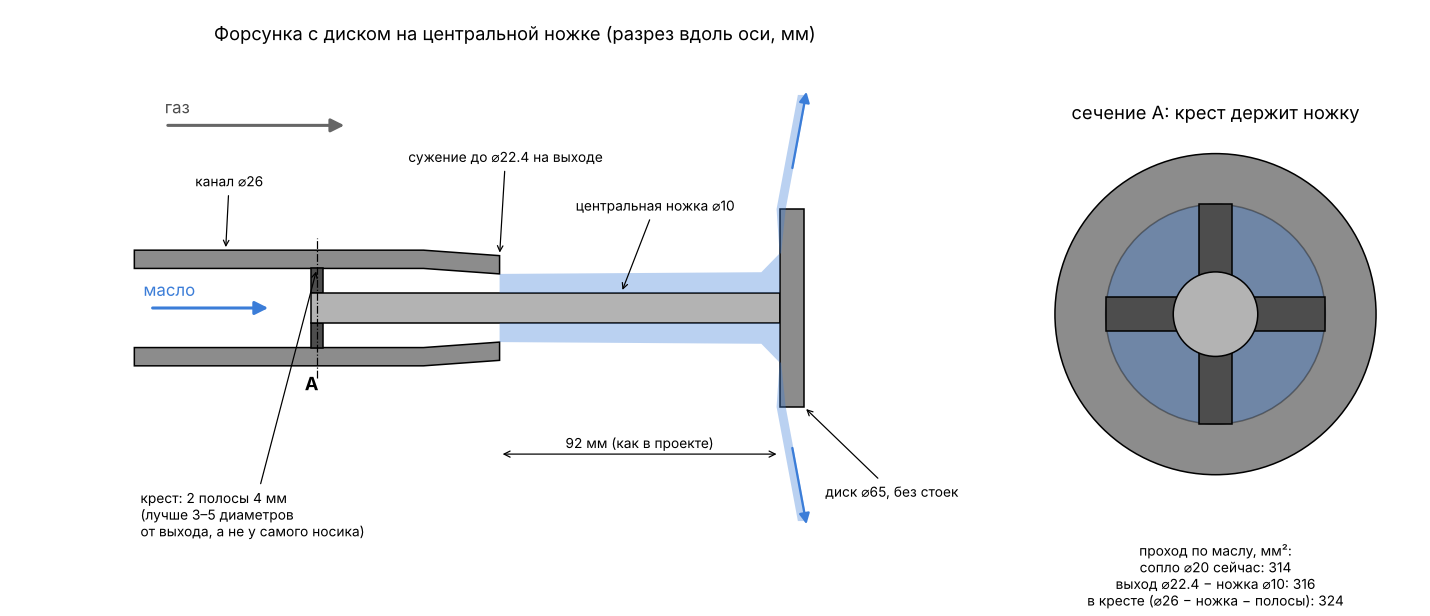

Generate this figure with Python:
"""Simple sketch: project nozzle with the disk on a central stem held by a cross in the tube."""
import math
import matplotlib
matplotlib.use("Agg")
import matplotlib.pyplot as plt
from matplotlib.patches import Rectangle, Circle, Polygon, FancyArrowPatch

D_CROSS, D_EXIT, D_STEM, D_DISK = 26.0, 22.4, 10.0, 65.0   # mm
GAP = 92.0                                                 # nozzle exit -> disk face
A0 = math.pi / 4 * 20 ** 2                                 # original D20 orifice
A_exit = math.pi / 4 * (D_EXIT ** 2 - D_STEM ** 2)
A_cross = math.pi / 4 * (D_CROSS ** 2 - D_STEM ** 2) - 4 * 4 * (D_CROSS / 2 - D_STEM / 2)

fig = plt.figure(figsize=(13, 5.6))
ax = fig.add_axes([0.03, 0.08, 0.66, 0.84])
bx = fig.add_axes([0.72, 0.18, 0.26, 0.62])
steel, oil = "0.55", "#3b7dd8"

# side section (x right = gas flow, oil flows the same way)
W = 6.0                                     # tube wall
x0, x_cr, x_tp, x_ex = -120, -60, -25, 0    # tube start, cross, taper start, exit
for s in (1, -1):
    ax.add_patch(Polygon([(x0, s * D_CROSS / 2), (x_tp, s * D_CROSS / 2), (x_ex, s * D_EXIT / 2),
                          (x_ex, s * (D_EXIT / 2 + W)), (x_tp, s * (D_CROSS / 2 + W)), (x0, s * (D_CROSS / 2 + W))],
                         fc=steel, ec="k"))
    ax.add_patch(Rectangle((x_cr - 2, s * D_STEM / 2), 4, s * (D_CROSS - D_STEM) / 2, fc="0.3", ec="k"))
ax.add_patch(Rectangle((x_cr - 2, -D_STEM / 2), GAP - x_cr + 2, D_STEM, fc="0.7", ec="k"))     # stem
ax.add_patch(Rectangle((GAP, -D_DISK / 2), 8, D_DISK, fc=steel, ec="k"))                     # disk
# oil: annular jet and sheet
for s in (1, -1):
    ax.add_patch(Polygon([(x_ex, s * D_STEM / 2), (x_ex, s * D_EXIT / 2), (GAP - 6, s * D_EXIT / 2 * 1.05),
                          (GAP, s * D_EXIT / 2 * 1.6), (GAP, s * D_STEM / 2)], fc=oil, alpha=0.35, ec="none"))
    ax.add_patch(Polygon([(GAP, s * D_EXIT / 2 * 1.6), (GAP - 1, s * D_DISK / 2), (GAP + 6, s * 70),
                          (GAP + 9, s * 70), (GAP + 2, s * D_DISK / 2), (GAP + 0.5, s * D_EXIT / 2 * 1.6)],
                         fc=oil, alpha=0.35, ec="none"))
ax.add_patch(FancyArrowPatch((-115, 0), (-75, 0), arrowstyle="-|>", mutation_scale=18, color=oil, lw=2))
ax.text(-117, 4, "масло", color=oil, fontsize=11)
ax.add_patch(FancyArrowPatch((-110, 60), (-50, 60), arrowstyle="-|>", mutation_scale=18, color="0.4", lw=2))
ax.text(-110, 64, "газ", color="0.3", fontsize=11)
for s in (1, -1):
    ax.add_patch(FancyArrowPatch((GAP + 4, s * 45), (GAP + 9, s * 72), arrowstyle="-|>", mutation_scale=14,
                                 color=oil, lw=1.5))

def dim(x1, x2, y, t):
    ax.annotate("", (x1, y), (x2, y), arrowprops=dict(arrowstyle="<->", lw=0.8))
    ax.text((x1 + x2) / 2, y + 2, t, ha="center", fontsize=9)

dim(x_ex, GAP, -48, f"{GAP:.0f} мм (как в проекте)")
ax.annotate(f"крест: 2 полосы 4 мм\n(лучше 3–5 диаметров\nот выхода, а не у самого носика)",
            (x_cr, D_CROSS / 2), (-118, -75), fontsize=9, arrowprops=dict(arrowstyle="->", lw=0.8))
ax.annotate(f"центральная ножка ⌀{D_STEM:.0f}", (40, D_STEM / 2), (25, 32), fontsize=9,
            arrowprops=dict(arrowstyle="->", lw=0.8))
ax.annotate(f"канал ⌀{D_CROSS:.0f}", (-90, D_CROSS / 2 + W), (-100, 40), fontsize=9,
            arrowprops=dict(arrowstyle="->", lw=0.8))
ax.annotate(f"сужение до ⌀{D_EXIT:.1f} на выходе", (x_ex, D_EXIT / 2 + W), (-30, 48), fontsize=9,
            arrowprops=dict(arrowstyle="->", lw=0.8))
ax.annotate(f"диск ⌀{D_DISK:.0f}, без стоек", (GAP + 8, -D_DISK / 2), (GAP + 15, -62), fontsize=9,
            arrowprops=dict(arrowstyle="->", lw=0.8))
ax.text(x_cr - 4, -D_CROSS / 2 - W - 8, "A", fontsize=12, weight="bold")
ax.plot([x_cr, x_cr], [-D_CROSS / 2 - W - 4, D_CROSS / 2 + W + 4], "k-.", lw=0.8)
ax.set_xlim(-125, 135); ax.set_ylim(-85, 85); ax.set_aspect("equal"); ax.axis("off")
ax.set_title("Форсунка с диском на центральной ножке (разрез вдоль оси, мм)")

# section A-A
bx.add_patch(Circle((0, 0), D_CROSS / 2 + W, fc=steel, ec="k"))
bx.add_patch(Circle((0, 0), D_CROSS / 2, fc=oil, alpha=0.35, ec="k"))
for ang in (0, 90):
    bx.add_patch(Rectangle((-D_CROSS / 2, -2), D_CROSS, 4, angle=ang, rotation_point=(0, 0), fc="0.3", ec="k"))
bx.add_patch(Circle((0, 0), D_STEM / 2, fc="0.7", ec="k"))
bx.set_xlim(-22, 22); bx.set_ylim(-22, 22); bx.set_aspect("equal"); bx.axis("off")
bx.set_title("сечение A: крест держит ножку")
bx.text(0, -27, f"проход по маслу, мм²:\nсопло ⌀20 сейчас: {A0:.0f}\nвыход ⌀{D_EXIT:.1f} − ножка ⌀{D_STEM:.0f}: {A_exit:.0f}\n"
        f"в кресте (⌀{D_CROSS:.0f} − ножка − полосы): {A_cross:.0f}",
        ha="center", va="top", fontsize=9)
fig.savefig("nozzle_pintle_sketch.png", dpi=110)
print(round(A0), round(A_exit), round(A_cross))
